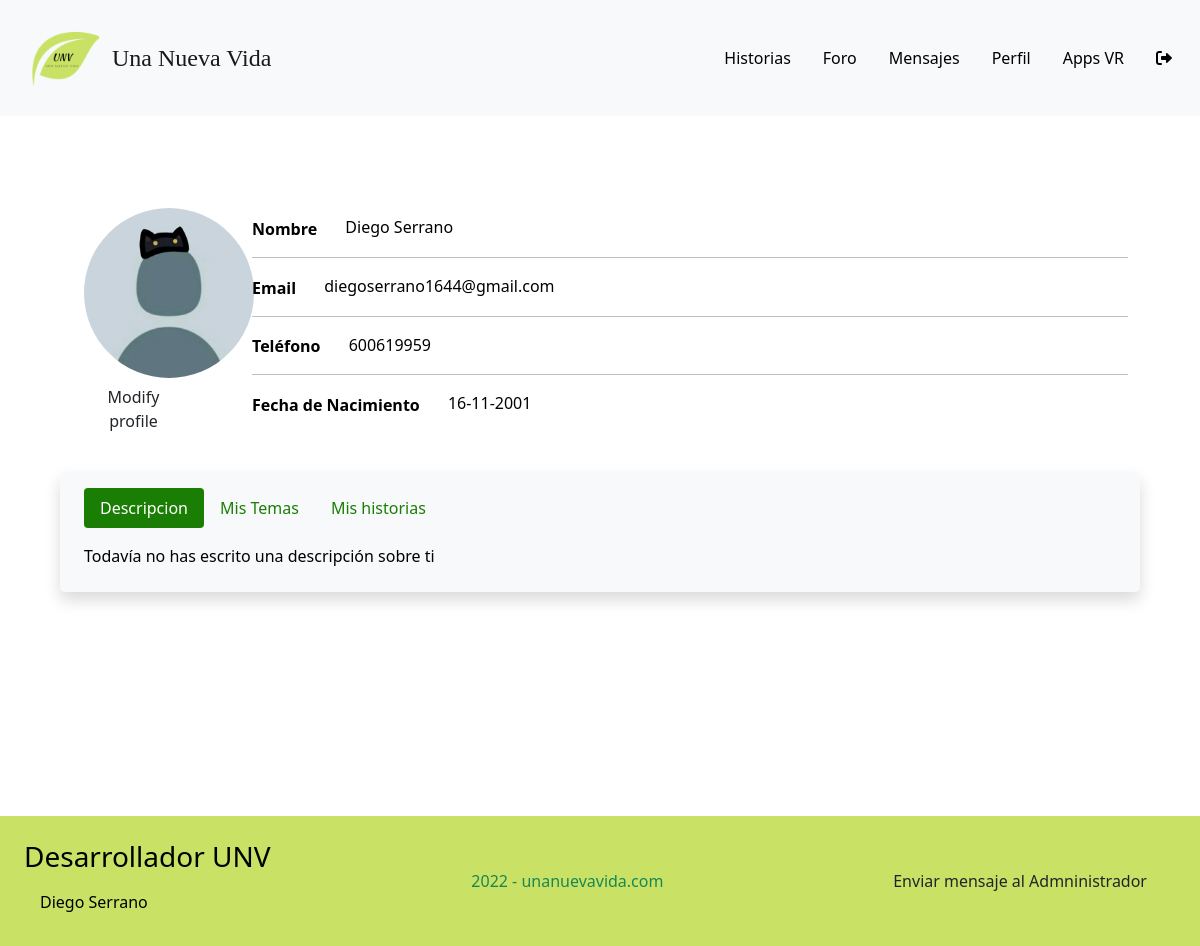
/web/index.php?ctl=verPerfil&id=76 (signed in), run on the app's committed database.
### tables this page shows
CREATE TABLE `usuarios` (
  `id_usuario` int(11) NOT NULL,
  `usuario` varchar(10) NOT NULL,
  `password` varchar(200) NOT NULL,
  `nombre` varchar(20) NOT NULL,
  `apellidos` varchar(40) DEFAULT NULL,
  `email` varchar(40) NOT NULL,
  `telefono` varchar(12) DEFAULT NULL,
  `fecha_nac` date DEFAULT NULL,
  `descripcion` text DEFAULT NULL,
  `vr_apps` text DEFAULT NULL,
  `foto_perfil` varchar(100) NOT NULL,
  `fecha_creacion` datetime NOT NULL DEFAULT current_timestamp(),
  `rol` int(11) NOT NULL,
  `activo` int(11) NOT NULL,
  `google` tinyint(4) NOT NULL
);

### app/controladores/cUsuarios.php (called while the page is built, shortened)
<?php
class cUsuarios
{
    public function verPerfil()
    {
        try {
            if (!isset($_GET['id'])) {
                throw new Exception('Page not found');
            } else {
                $id = $_GET['id'];
                $usuario = new Usuario();
                $params = $usuario->getUsuario($id);
                $a = new Historia();
                $params['historias'] = $a->listarHistoriasUsuario($id);
            }
        } catch (Exception $e) {
            error_log($e->getMessage() . microtime() . PHP_EOL, 3, "logExceptio.txt");
            header('Location: index.php?ctl=error');
        } catch (Error $e) {
            error_log($e->getMessage() . microtime() . PHP_EOL, 3, "logError.txt");
            header('Location: index.php?ctl=error');
        }
        require __DIR__ . '/../vistas/vVerPerfil.php';
    }
}

### app/modelos/Model.php (called while the page is built, shortened)
<?php
class Model extends PDO {
    public function __construct()
    {
            $this->conexion = new PDO('mysql:host=' . Config::$mvc_bd_hostname . ';dbname=' . Config::$mvc_bd_nombre . '', Config::$mvc_bd_usuario, Config::$mvc_bd_clave);
    }
}
?>

### app/modelos/classUsuario.php (called while the page is built, shortened)
<?php
class Usuario extends Model {
    public function getUsuario($id) {
        $consulta = "SELECT * FROM usuarios WHERE id_usuario=:id";
        $result = $this->conexion->prepare($consulta);
        $result->bindParam(':id', $id);
        if ($result->execute()) {
            return $result->fetch(PDO::FETCH_ASSOC);
        } else {
            return false;
        }
    }
}
?>

### app/modelos/classHistoria.php (called while the page is built, shortened)
<?php
class Historia extends Model {
    public function listarHistoriasUsuario($id_usuario) {
        $consulta = "SELECT id_historia, titulo, a.descripcion, a.fecha_creacion, nombre, apellidos, idioma FROM `historias` a
        LEFT JOIN usuarios u on u.id_usuario=a.id_usuario
        WHERE u.id_usuario = :usuario";
        $result = $this->conexion->prepare($consulta);
        $result->bindParam(':usuario', $id_usuario);
        if ($result->execute()) {
            $resultado = $result->fetchAll();
            return $resultado;
        } else {
            false;
        }
    }
}
?>

### app/vistas/vVerPerfil.php (the view, shortened to what this page needs)
<?php
$A = substr($params['fecha_nac'], 0, 4);
$Mes = substr($params['fecha_nac'], 5, 2);
$Dia = substr($params['fecha_nac'], 8, 2);
$fecha = $Dia . "-" . $Mes . "-" . $A;
?>
<main class="container-fluid perfilContainer">
	<div class="row align-items-center">
		<div class="col-md-2 border-2 border-dark rounded-3 pt-2 pb-3 px-4 mb-3">
			<img class="rounded-circle text-center mt-4 mx-auto imgPfp" src="<?php echo $params['foto_perfil'] ?>" title="<?php echo $params['usuario'] ?>'s profile pic" alt="Picture">
			<?php
			if ($_SESSION['id_usuario'] == $params['id_usuario']) {
						?>
                <a class="text-center mb-3" href=<?php echo "index.php?ctl=modificarPerfil&id=" . $params['id_usuario'] ?>>
				<button class="col-md-9 col-xs-12 btn colorSecundario">Modify profile</button></a>
					<?php } ?>
		</div>
		<div class="col-md-10">
			<p><span class="d-inline-block fw-bold me-4 align-middle">Nombre</span> <?php echo (isset($params['apellidos']))? $params['nombre'] . " " . $params['apellidos']: $params['nombre'] ?></p>
			<hr>
			<?php
			if ($_SESSION['id_usuario'] == $params['id_usuario']) {
				?>
			<p><span class="d-inline-block fw-bold me-4 align-middle">Email</span> <?php echo $params['email'] ?></p>
			<hr>
		<?php
	}
	?>
			<p><span class="d-inline-block fw-bold me-4 align-middle">Teléfono</span> <?php echo (isset($params['telefono']) && !empty($params['telefono']))? $params['telefono']:"-" ?></p>
			<hr>
			<p><span class="d-inline-block fw-bold me-4 align-middle">Fecha de Nacimiento</span> <?php echo $fecha ?></p>
		</div>
	</div>
	<div class="row justify-content-center">
		<div class="col-12 col-md-12 bg-light border-2 border-dark rounded-3 shadow pt-3 pb-4 px-4 extraContainer">
			<ul class="nav nav-pills mb-3" id="pills-tab" role="tablist">
				<li class="nav-item" role="presentation">
					<button class="nav-link active" id="pills-desc-tab"
						data-bs-toggle="pill" data-bs-target="#pills-desc" type="button"
						role="tab" aria-controls="pills-desc" aria-selected="true">Descripcion</button>
				</li>
				<li class="nav-item" role="presentation">
					<button class="nav-link" id="pills-portfolio-tab"
						data-bs-toggle="pill" data-bs-target="#pills-portfolio"
						type="button" role="tab" aria-controls="pills-portfolio"
						aria-selected="false">Mis Temas</button>
				</li>
				<li class="nav-item" role="presentation">
					<button class="nav-link" id="pills-adsUser-tab"
						data-bs-toggle="pill" data-bs-target="#pills-adsUser"
						type="button" role="tab" aria-controls="pills-adsUser"
						aria-selected="false">Mis historias</button>
				</li>
			</ul>
			<div class="tab-content" id="pills-tabContent">
				<div class="tab-pane fade show active text-justify" id="pills-desc" role="tabpanel" aria-labelledby="pills-desc-tab"><?php echo (isset($params['descripcion'])&&!empty($params['descripcion']))?$params['descripcion']:"Todavía no has escrito una descripción sobre ti" ?></div>
	</div>
</div>
</main>
<?php include __DIR__ . './layout.php' ?>

### web/css/style.css (style rules this page uses)
* { -webkit-box-sizing: border-box; box-sizing: border-box; margin: 0; padding: 0; }
.perfilContainer { width: 90%; margin-top: 5%; color: black; }
.imgPfp, .imgPfpH { width: 150px; min-width: 120px; height: 150px; overflow: hidden; object-fit: cover; transition: .5s ease; }
.extraContainer { width: 100%; min-width: 300px; color: black; }
.text-justify { text-align: justify; }
@media ( min-width : 992px) { .imgPfp, .imgPfpH { width: 170px; height: 170px; } }
@media ( min-width : 992px) { .extraContainer { width: 100%; min-width: 300px; margin-bottom: 0%; } }
.nav-pills .nav-link.active { background-color: #1a7e05; color:white; }
.nav-pills .nav-link { color: #1a7e05; }

### data on the page
usuarios: foto_perfil (placeholder picture), nombre "Diego", apellidos "Serrano", email "diegoserrano1644@gmail.com", telefono "600619959", fecha_nac "16-11-2001"
